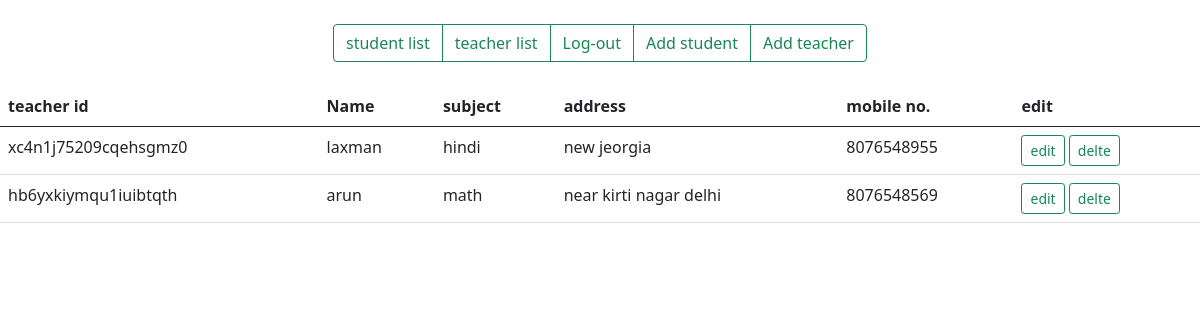
Screenshot of /tlist/ (signed in) with the database file from the repository.
### school/models.py (models this page shows, shortened)
class teacher(models.Model):
    tname = models.CharField(max_length=20)
    username = models.ForeignKey(User,on_delete=models.CASCADE)
    subject = models.CharField(max_length=20)
    address = models.CharField(max_length=100)
    teacherid = models.CharField(max_length=25)
    mobile = models.CharField(max_length=10)

### school/views.py (the view)
# urls.py: path('tlist/',views.teacherlist,name='teacherlist'),
def teacherlist(request):
    ab = teacher.objects.all()
    return render(request, 'teacherlist.html', {'ab': ab})

### templates/teacherlist.html
{% extends 'base.html' %}{% block item1 %}
<table class="table">
<div class="container">
  <div class="row">
<thead>
    <tr>
      <th scope="col">teacher id</th>
      <th scope="col">Name</th>
      <th scope="col">subject</th>
      <th scope="col">address</th>
      <th scope="col">mobile no.</th>
      <th scope="col">edit</th>
    </tr>
  </thead>
  <tbody>
      {% for a in ab %}
       <tr>
      <td>{{a.teacherid}}</td>
      <td>{{a.tname}}</td>
      <td>{{a.subject}}</td>
      <td>{{a.address}}</td>
      <td>{{a.mobile}}</td>
      <td>
         <a type="submit" href="{% url 'tupdate' a.id %}" class="btn btn-sm btn-outline-success" value="submit">edit</a>
        <a type="submit" href="{% url 'tdelete' a.tname %}" class="btn btn-sm btn-outline-success" value="submit">delte</a>
      </td></tr>
      {% endfor %}
  </tbody>
  </div>
</div>
</table>
{% endblock %}

### rows the page displays
teacher: teacherid "xc4n1j75209cqehsgmz0", tname "laxman", subject "hindi", address "new jeorgia", mobile "8076548955"
teacher: teacherid "hb6yxkiymqu1iuibtqth", tname "arun", subject "math", address "near kirti nagar delhi", mobile "8076548569"
